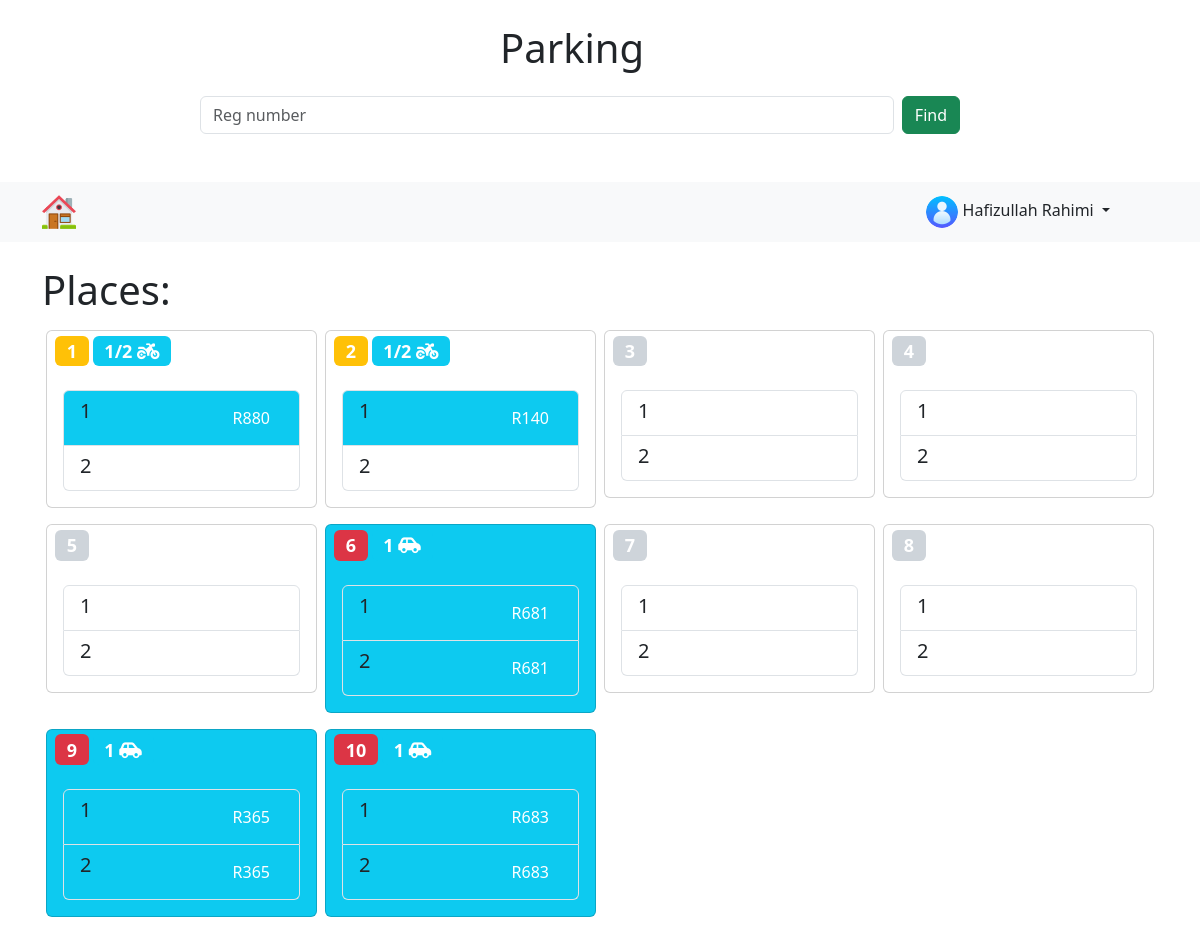
Screenshot of /app/ (signed in) with the database file from the repository.
### tables this page shows
CREATE TABLE `parking` (
  `id` tinyint(4) NOT NULL,
  `place` tinyint(4) NOT NULL,
  `part` tinyint(4) NOT NULL,
  `reg_number` varchar(100) DEFAULT NULL
);

### database/Parking.php (called while the page is built, shortened)
<?php
class Parking extends Bill
{
    public function getParkingInfo()
    {
        $conn = $this->openConn();
        $sql = "SELECT place,part,reg_number,id FROM parking";
        $result = $conn->query($sql);
        $arr = array();
        if ($result->num_rows > 0) {
            while ($row = $result->fetch_assoc()) {
                array_push($arr, $row);
            }
        } else {
            echo "0 results";
        }
        $parkingArr = array(array('place', 'part1', 'part2', 'partId1', 'partId2'));
        $place = 1;
        for ($i = 0; $i < count($arr); $i++) {
            if ($arr[$i]["place"] == $place) {
                $row = array($arr[$i]["place"], $arr[$i]["reg_number"], $arr[$i + 1]["reg_number"], $arr[$i]["id"], $arr[$i + 1]["id"]);
                array_push($parkingArr, $row);
                $place++;
            }
        }
        return $parkingArr;
    }
}

### app/index.php (the view, shortened to what this page needs)
<?php
require_once '../database/Parking.php';
$p = new Parking(SERVERNAME, USERNAME, PASSWORD, DBNAME);
$parkingArr = $p->getParkingInfo();
$arrLength = count($parkingArr);
?>
<!DOCTYPE html>
<html lang="en">
<head>
    <?php require_once '../layouts/head.php' ?>
</head>
<body onload="">
    <header>
        <div class="Header-top col-8 mx-auto">
            <h1 class="my-4 w-25 mx-auto ">Parking</h1>
            <div class="d-flex align-items-center mb-5 <?php if (!isset($_SESSION["userName"])) echo 'd-none'; ?>">
                <form class="w-100 me-3 d-flex" method="post" action="<?php echo htmlspecialchars($_SERVER["PHP_SELF"]); ?>">
                    <input name="regNum" type="text" class="form-control" placeholder="Reg number" aria-label="Search">
                    <button type="submit" class="me-4 ms-2 btn btn-success ">Find</button>
                </form>
            </div>
        </div>
        <?php require_once '../layouts/navbar.php' ?>
    </header>
    <main>
        <div class=" container">
            <br>
            <h1>Places:</h1>
            <section class="d-flex flex-wrap flex-row w-100 mx-auto">
                <?php for ($row = 1; $row < $arrLength; $row++) { ?>
                    <section class=" col-lg-3 col-md-4 col-sm-6 ">
                        <div class="card mx-1 my-2 pt-0 <?php if ($parkingArr[$row][1] !== null && $parkingArr[$row][2] !== null) echo 'bg-info' ?>">
                            <h4 class="ms-2 mt-1">
                                <?php
                                if ($parkingArr[$row][1] == null && $parkingArr[$row][2] == null) {
                                    echo '<span class="badge bg-dark-subtle">';
                                    echo $parkingArr[$row][0];
                                    echo "</span>";
                                }
                                if ($parkingArr[$row][1] == $parkingArr[$row][2]  && $parkingArr[$row][1] !== null) {
                                    echo '<span class="badge bg-danger">';
                                    echo $parkingArr[$row][0];
                                    echo "</span>";
                                    echo '<span class="ms-1 badge bg-info">1 <i class="fa-solid fa-car-side"></i></span>';
                                }
                                if ($parkingArr[$row][1] !== $parkingArr[$row][2]  && $parkingArr[$row][2] == null) {
                                    echo '<span class="badge bg-warning">';
                                    echo $parkingArr[$row][0];
                                    echo "</span>";
                                    echo '<span class="badge ms-1 bg-info">1/2 <i class="fa-solid fa-motorcycle"></i></span>';
                                }
                                ?>
                            </h4>
                            <div class="card-body">
                                <div class="list-group ">
                                    <a href="#" class="list-group-item list-group-item-action <?php if ($parkingArr[$row][1] !== null) echo 'bg-info' ?>" aria-current="true">
                                    <div class="d-flex w-100 justify-content-between ">
                                            <h5 class="mb-1">1 </h5>
                                            <button class="btn position-relative  <?php if ($parkingArr[$row][1] !== null) echo 'text-white' ?> ">
                                                <?php if ($parkingArr[$row][1] !== null) {
                                                    if (isset($_SESSION["userName"])) {
                                                        echo $parkingArr[$row][1];
                                                    } else  echo '----';
                                                } else echo null; ?>
                                            </button>
                                        </div>
                                    </a>
                                    <a href="#" class="list-group-item list-group-item-action <?php if ($parkingArr[$row][2] !== null) echo 'bg-info' ?>" aria-current="true">
                                        <div class="d-flex w-100 justify-content-between ">
                                            <h5 class="mb-1">2 </h5>
                                            <button class="btn position-relative  <?php if ($parkingArr[$row][2] !== null) echo 'text-white' ?> ">
                                                <?php if ($parkingArr[$row][2] !== null) {
                                                    if (isset($_SESSION["userName"])) {
                                                        echo $parkingArr[$row][2];
                                                    } else echo '----';
                                                } else echo null; ?>
                                            </button>
                                        </div>
                                    </a>
                                </div>
                            </div>
                        </div>
                    </section>
                <?php } ?>
            </section>
        </div>
    </main>
</body>
</html>

### rows the page displays
parking: place "1", reg_number "R880"
parking: place "2", reg_number "R140"

### other values shown
$_SESSION["userName"] "Hafizullah Rahimi"
$parkingArr[$row][0] "3"
$parkingArr[$row][0] "4"
$parkingArr[$row][0] "5"
$parkingArr[$row][0] "6"
$parkingArr[$row][1] "R681"
$parkingArr[$row][2] "R681"
$parkingArr[$row][0] "7"
$parkingArr[$row][0] "8"
$parkingArr[$row][0] "9"
$parkingArr[$row][1] "R365"
$parkingArr[$row][2] "R365"
$parkingArr[$row][0] "10"
$parkingArr[$row][1] "R683"
$parkingArr[$row][2] "R683"
